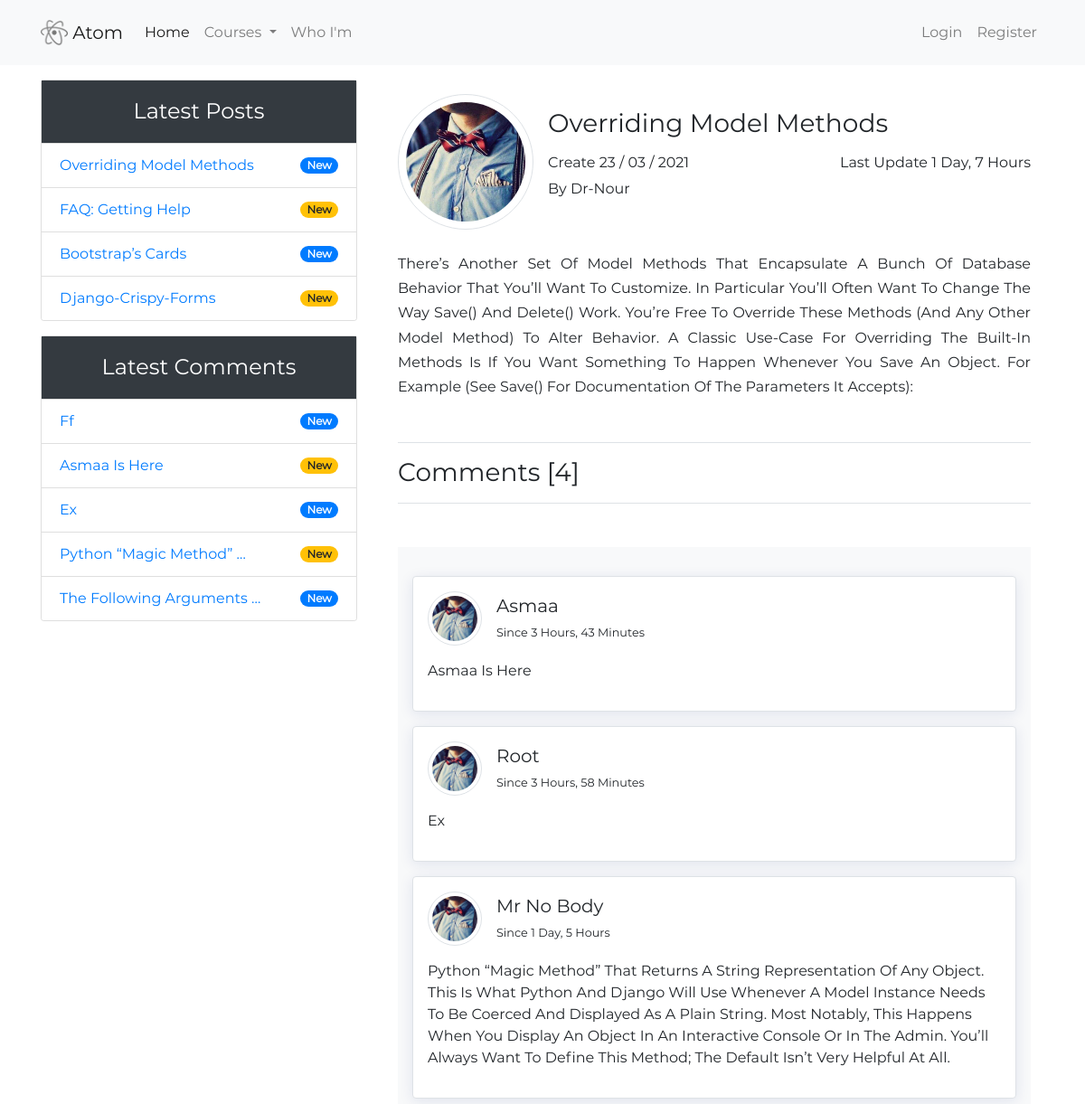
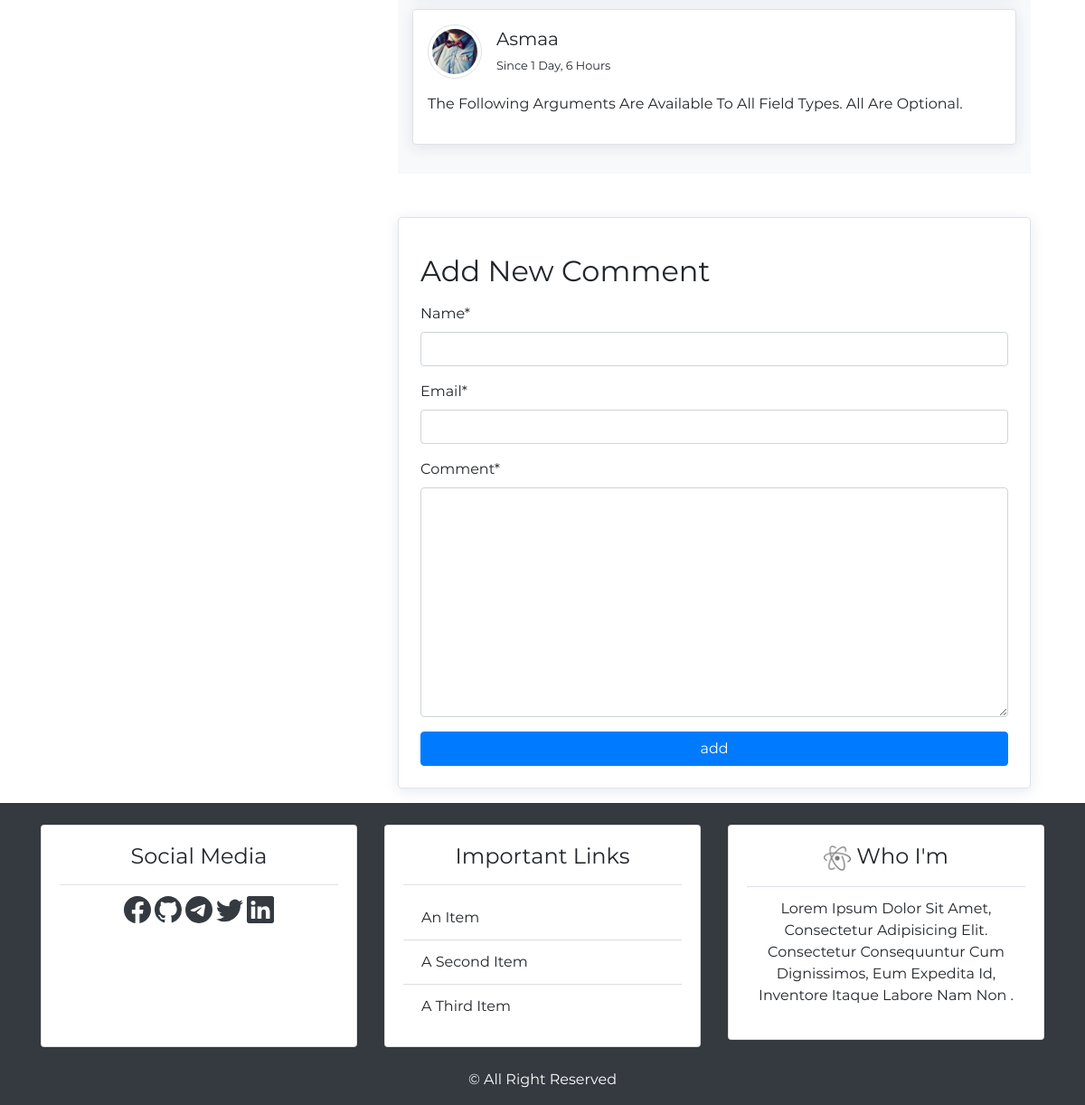
The app's page /post-details/4 with its own data (2 pictures, top to bottom).
### blog_app/models.py (models this page shows, shortened)
class Post(models.Model):
    title = models.CharField(max_length=100)
    author = models.ForeignKey(User, on_delete=models.CASCADE)
    date_create = models.DateTimeField(default=timezone.now)
    date_update = models.DateTimeField(auto_now=True)
    content = models.TextField()
    class Meta:
        ordering = ('-date_update',)

class Comment(models.Model):
    name = models.CharField(max_length=50)
    email = models.EmailField()
    date = models.DateTimeField(auto_now_add=True)
    content = models.TextField(verbose_name='comment')
    active = models.BooleanField(default=False)
    post = models.ForeignKey(Post, on_delete=models.CASCADE, related_name='comment')
    class Meta:
        ordering = ('-date',)

### user_app/models.py (models this page shows, shortened)
class UserProfile(models.Model):
    image = models.ImageField(default='default.jpg', upload_to='users_photos/%Y/%m/%d/')
    user = models.OneToOneField(User, on_delete=models.CASCADE)

### blog_app/views.py (the view, shortened to what this page needs)
# urls.py: path('post-details/<int:post_id>', views.details, name='post_details'),
def details(request, post_id):
	current_post = get_object_or_404(models.Post, pk=post_id)
	comment_form = NewComment()
	data = {
		'current_post': current_post,
		'page_name': current_post.title.title(),
		'db_objects_posts': models.Post.objects.all()[:5],
		'db_objects_comments': current_post.comment.filter(active=True),
		'comment_form': comment_form,
	}
	return render(request, 'blog_app/post_details.html', data)

### blog_app/forms.py
class NewComment(forms.ModelForm):
    class Meta:
        model = Comment
        fields = ('name', 'email', 'content')

### blog_app/templatetags/post_tag.py (called while the page is built)
@register.inclusion_tag('blog_app/latest_posts.html')
def latest_posts():
    data = {
        'latest_posts': Post.objects.all()[:5],
    }
    return data

@register.inclusion_tag('blog_app/latest_comments.html')
def latest_comments():
    data = {
        'latest_comments': Comment.objects.filter(active=True)[:5],
    }
    return data

### blog_app/templates/blog_app/post_details.html (shortened to what this page needs)
{% extends 'base.html' %}{% load crispy_forms_filters %}
{% load static %}
{% load crispy_forms_tags %}
{% block content %}
    <div class="container">
        <div class="media my-3 ">
            <img src="{{ current_post.author.userprofile.image.url }}" class="align-self-start mr-3 rounded-circle border-muted border p-2" alt="user {{ current_post.author }} img" width="150px" height="150px">
            <div class="media-body pt-3">
                <h3 class="mt-0 ">{{  current_post.title }}</h3>
                <p class="h6 pt-2 d-flex justify-content-between"> create {{ current_post.date_create|date:'d / m / Y' }} <span>last update {{ current_post.date_update|timesince }}</span></p>
                <p>by {{  current_post.author }} </p>
            </div>
        </div>
        <p class="my-4" style="line-height: 1.7;text-align: justify;">{{ current_post.content}}</p>
        <h3 class="my-5 py-3 border-bottom border-top">comments [{{ db_objects_comments.count|default:'0' }}]</h3>
        <div class="bg-light p-3">
            {% if db_objects_comments %}
                {% for comment in db_objects_comments %}
                    <div class="comment my-3 p-3 bg-white border rounded border-muted nice-shadow">
                        <div class="media">
                            <img src="{{ comment.post.author.userprofile.image.url }}" class="align-self-start mr-3 rounded-circle border-muted border p-1" alt="user photo" width="60px" height="60px">
                            <div class="media-body">
                                <h5 class="mt-1">{{ comment.name}}</h5>
                                <small class="d-block">since {{ comment.date|timesince }}</small>
                            </div>
                        </div>
                        <p class="mt-3">{{ comment.content }}</p>
                    </div>
                {% endfor %}
            {% else %}
                <p class="m-0 text-center text-muted">no comments yet</p>
            {% endif %}
        </div>
        <div class="mt-5 border rounded nice-shadow border-muted p-4">
            <h2 class="my-3">add new comment</h2>
            <form action="" method="post">
                {{ comment_form|crispy }}
                <input type="submit" value="add" class="btn-primary btn btn-block">
            </form>
        </div>
    </div>
{% endblock content %}

### blog_app/templates/blog_app/latest_posts.html
{% if latest_posts %}
    {% for post in latest_posts %}
        <li class="list-group-item d-flex justify-content-between"><a href="{% url 'blog_app:post_details' post.id %}" class="">{{ post.title }} </a> <small class="badge {% cycle 'badge-primary' 'badge-warning' %} badge-pill align-self-center">new</small></li>
    {% endfor %}
{% else %}
    <li class="list-group-item">no posts yet</li>
{% endif %}

### blog_app/templates/blog_app/latest_comments.html
{% if latest_comments %}
    {% for comment in latest_comments %}
        <li class="list-group-item d-flex justify-content-between"><a href="{% url 'blog_app:post_details' comment.post.id %}" class="">{{ comment.content|truncatewords:3 }}</a> <small class="badge {% cycle 'badge-primary' 'badge-warning' %} badge-pill align-self-center">new</small></li>
    {% endfor %}
{% else %}
    <li class="list-group-item">no comments yet</li>
{% endif %}

### blog_app/static/blog_app/css/index.css (style rules this page uses)
body { text-transform: capitalize; font-family: Montserrat, sans-serif; }
.nice-shadow { box-shadow: 0 3px 15px rgba(22, 41, 124, 0.1); }

### records on screen
Post: title "Overriding Model Methods", author.userprofile.image (picture), date_create "23 / 03 / 2021", date_update "1 Day, 7 Hours", author "Dr-Nour", content "There’s Another Set Of Model Methods That Encapsulate A Bunch Of Database Behavior That You’ll Want To Customize. In Particular You’ll Often Want To Change The Way Save() And Delete() Work. You’re Free To Override These Methods (And Any Other Model Method) To Alter Behavior. A Classic Use-Case For Overriding The Built-In Methods Is If You Want Something To Happen Whenever You Save An Object. For Example (See Save() For Documentation Of The Parameters It Accepts):"
Post: title "FAQ: Getting Help"
Post: title "Bootstrap’s Cards"
Post: title "Django-Crispy-Forms"
Comment: content "Ff"
Comment: content "Asmaa Is Here", post.author.userprofile.image (picture), name "Asmaa", date "3 Hours, 43 Minutes"
Comment: content "Ex", post.author.userprofile.image (picture), name "Root", date "3 Hours, 58 Minutes"
Comment: content "Python “magic Method” …", post.author.userprofile.image (picture), name "Mr No Body", date "1 Day, 5 Hours", content "Python “magic Method” That Returns A String Representation Of Any Object. This Is What Python And Django Will Use Whenever A Model Instance Needs To Be Coerced And Displayed As A Plain String. Most Notably, This Happens When You Display An Object In An Interactive Console Or In The Admin. You’ll Always Want To Define This Method; The Default Isn’t Very Helpful At All."
Comment: content "The Following Arguments …", post.author.userprofile.image (picture), name "Asmaa", date "1 Day, 6 Hours", content "The Following Arguments Are Available To All Field Types. All Are Optional."

### other values on screen
{{ db_objects_comments.count|default:'0' }} "4"
